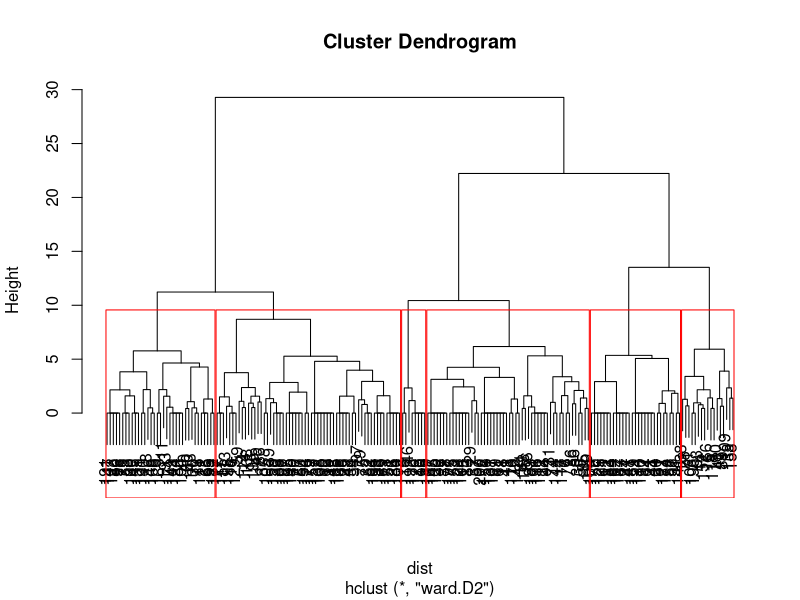

Generate this figure with R:
### PROJECT 1

## TASK 1

data <- read.csv("office.csv", stringsAsFactors = FALSE)

## TASK 2

# attitudinal variable dataset
data_att <- data[, 2:7]

# z-score standardisation
data_att_norm <- as.data.frame(scale(data_att, center=TRUE, scale=TRUE))

# inspect for smallest min (electronics) and largest max (electronics)
summary(data_att)

## TASK 3

# set seed
set.seed(123)

# calculate dist
dist <- dist(data_att_norm, method = 'euclidean')

# run clustering with method = "ward.D2"
hier_clust <- hclust(dist, method = "ward.D2") 

# plot dendogram
plot(hier_clust)

## TASK 4

# 6-cluster visualisation
rect.hclust(hier_clust, k = 6, border = "red")

# 6-cluster solution
hcluster_groups <- cutree(hier_clust, k = 6)

# number of obs per cluster
table(hcluster_groups)

## TASK 5